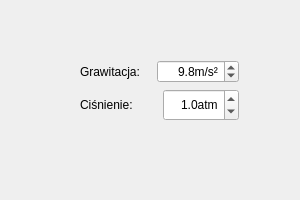
<?xml version="1.0" encoding="UTF-8"?>
<ui version="4.0">
 <class>ustawienia</class>
 <widget class="QDialog" name="ustawienia">
  <property name="geometry">
   <rect>
    <x>0</x>
    <y>0</y>
    <width>300</width>
    <height>200</height>
   </rect>
  </property>
  <property name="minimumSize">
   <size>
    <width>300</width>
    <height>200</height>
   </size>
  </property>
  <property name="maximumSize">
   <size>
    <width>300</width>
    <height>200</height>
   </size>
  </property>
  <property name="windowTitle">
   <string>Ustawienia</string>
  </property>
  <property name="windowIcon">
   <iconset>
    <normaloff>ikona.png</normaloff>ikona.png</iconset>
  </property>
  <widget class="QWidget" name="">
   <property name="geometry">
    <rect>
     <x>80</x>
     <y>60</y>
     <width>159</width>
     <height>61</height>
    </rect>
   </property>
   <layout class="QVBoxLayout" name="verticalLayout">
    <item>
     <layout class="QHBoxLayout" name="horizontalLayout">
      <item>
       <widget class="QLabel" name="label">
        <property name="text">
         <string>Grawitacja:</string>
        </property>
       </widget>
      </item>
      <item>
       <widget class="QDoubleSpinBox" name="grawitacja">
        <property name="minimumSize">
         <size>
          <width>82</width>
          <height>0</height>
         </size>
        </property>
        <property name="alignment">
         <set>Qt::AlignRight|Qt::AlignTrailing|Qt::AlignVCenter</set>
        </property>
        <property name="prefix">
         <string/>
        </property>
        <property name="suffix">
         <string>m/s²</string>
        </property>
        <property name="decimals">
         <number>1</number>
        </property>
        <property name="minimum">
         <double>0.500000000000000</double>
        </property>
        <property name="singleStep">
         <double>0.100000000000000</double>
        </property>
        <property name="value">
         <double>9.800000000000001</double>
        </property>
       </widget>
      </item>
     </layout>
    </item>
    <item>
     <layout class="QHBoxLayout" name="horizontalLayout_2">
      <item>
       <widget class="QLabel" name="label_2">
        <property name="text">
         <string>Ciśnienie:</string>
        </property>
       </widget>
      </item>
      <item>
       <widget class="QDoubleSpinBox" name="sB_cisnienie">
        <property name="sizePolicy">
         <sizepolicy hsizetype="Minimum" vsizetype="MinimumExpanding">
          <horstretch>0</horstretch>
          <verstretch>0</verstretch>
         </sizepolicy>
        </property>
        <property name="minimumSize">
         <size>
          <width>70</width>
          <height>0</height>
         </size>
        </property>
        <property name="alignment">
         <set>Qt::AlignRight|Qt::AlignTrailing|Qt::AlignVCenter</set>
        </property>
        <property name="suffix">
         <string>atm</string>
        </property>
        <property name="decimals">
         <number>1</number>
        </property>
        <property name="minimum">
         <double>0.100000000000000</double>
        </property>
        <property name="maximum">
         <double>5.000000000000000</double>
        </property>
        <property name="singleStep">
         <double>0.100000000000000</double>
        </property>
        <property name="value">
         <double>1.000000000000000</double>
        </property>
       </widget>
      </item>
     </layout>
    </item>
   </layout>
  </widget>
 </widget>
 <resources/>
 <connections/>
</ui>
